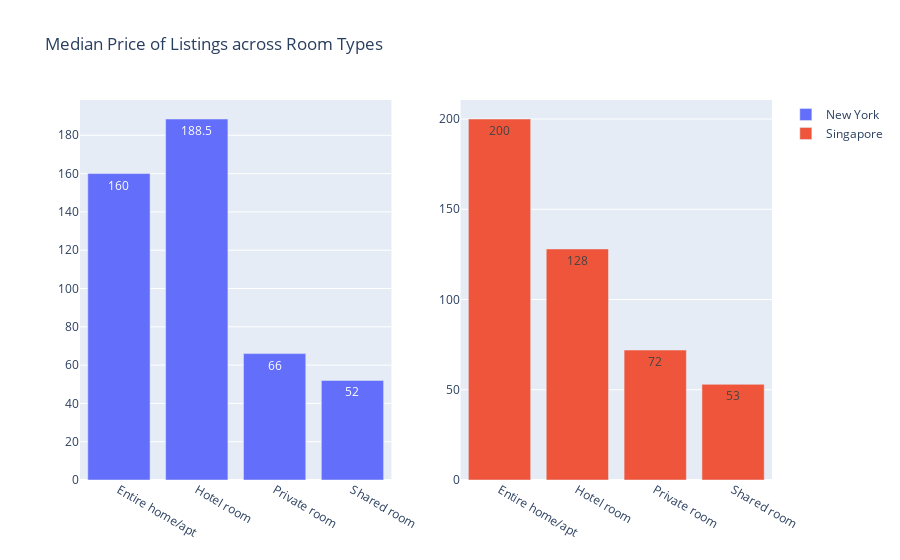

Notebook cell for this chart:
### Code cell
fig = make_subplots(rows=1, cols=2)

fig.add_trace(go.Bar(name="New York", x=df["room_type"], y=df["price"], text=df["price"], textposition='auto'), row=1, col=1)
fig.add_trace(go.Bar(name="Singapore", x=df1["room_type"], y=df1["price"], text=df1["price"], textposition='auto'), row=1, col=2)
fig.update_layout(barmode='group', title_text="Median Price of Listings across Room Types")
fig.show()

### Figure 1 — Plotly figure (JSON) as saved in the notebook; plotly's stock layout.template omitted (floating-point values rounded to 4 significant figures)
{"data": [{"name": "New York", "text": [160, 188.5, 66, 52], "textposition": "auto", "type": "bar", "x": ["Entire home/apt", "Hotel room", "Private room", "Shared room"], "xaxis": "x", "y": [160, 188.5, 66, 52], "yaxis": "y"}, {"name": "Singapore", "text": [200, 128, 72, 53], "textposition": "auto", "type": "bar", "x": ["Entire home/apt", "Hotel room", "Private room", "Shared room"], "xaxis": "x2", "y": [200, 128, 72, 53], "yaxis": "y2"}], "layout": {"autosize": true, "barmode": "group", "title": {"text": "Median Price of Listings across Room Types"}, "xaxis": {"anchor": "y", "autorange": true, "domain": [0, 0.45], "range": [-0.5, 3.5], "type": "category"}, "xaxis2": {"anchor": "y2", "autorange": true, "domain": [0.55, 1], "range": [-0.5, 3.5], "type": "category"}, "yaxis": {"anchor": "x", "autorange": true, "domain": [0, 1], "range": [0, 198.4], "type": "linear"}, "yaxis2": {"anchor": "x2", "autorange": true, "domain": [0, 1], "range": [0, 210.5], "type": "linear"}}}
